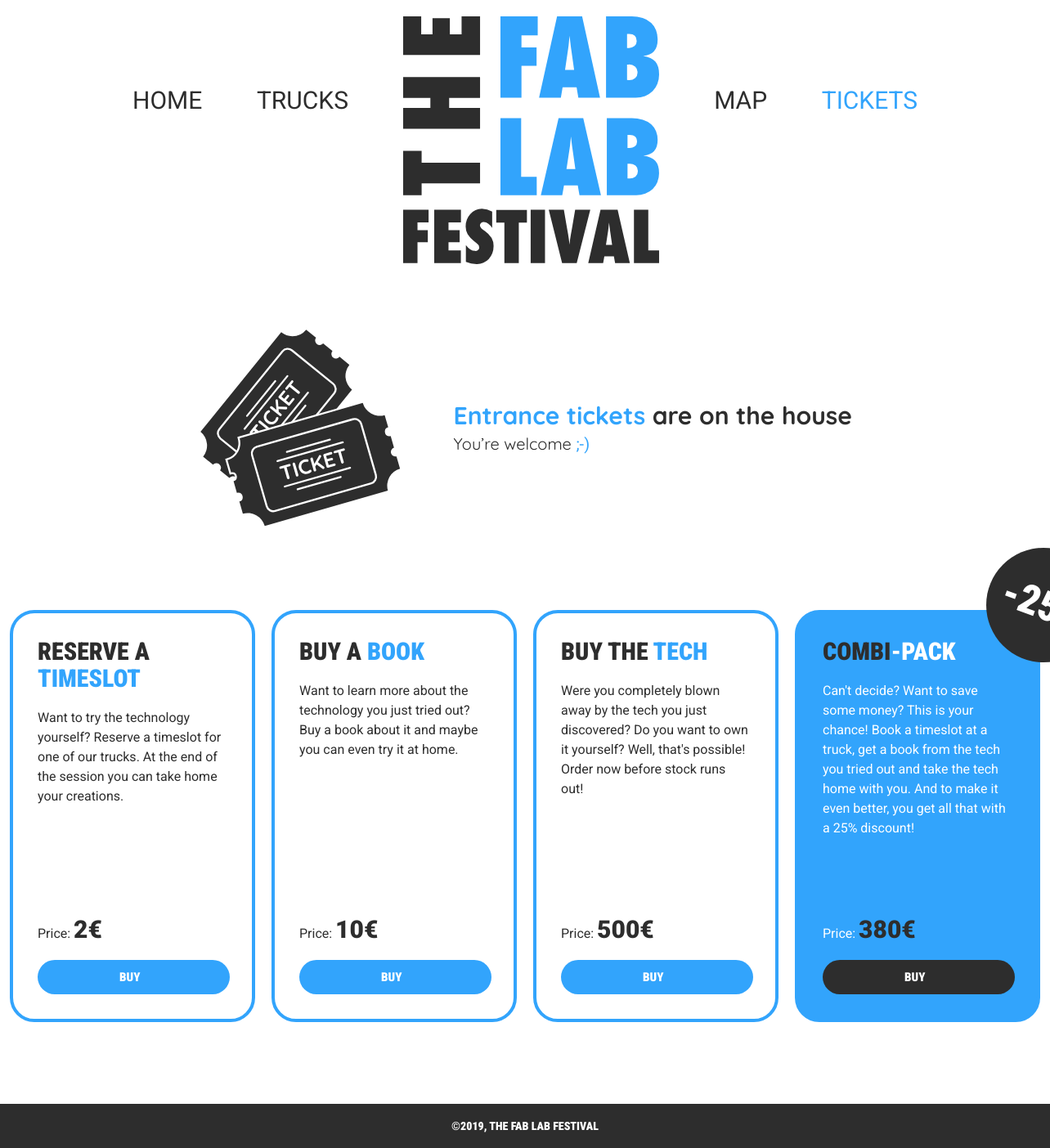
Page /index.php?page=tickets on the committed database.
### tables this page shows
CREATE TABLE `int2herex_kinds` (
  `id` int(11) NOT NULL,
  `kind` varchar(255) NOT NULL,
  `price` int(11) NOT NULL,
  `description` varchar(255) NOT NULL,
  `title` varchar(255) NOT NULL
);

### controller/Controller.php (called while the page is built, shortened)
<?php
class Controller {
  public $route;
  protected $viewVars = array();
  public function filter() {
    call_user_func(array($this, $this->route['action']));
  }
  public function render() {
    $this->createViewVarWithContent();
    $this->renderInLayout();
  }
  public function set($variableName, $value) {
    $this->viewVars[$variableName] = $value;
  }
  private function createViewVarWithContent() {
    require __DIR__ . '/../view/' . strtolower($this->route['controller']) . '/' . $this->route['action'] . '.php';
    $content = ob_get_clean();
  }
  private function renderInLayout() {
    extract($this->viewVars, EXTR_OVERWRITE);
    include __DIR__ . '/../view/layout.php';
  }
}

### index.php (called while the page is built, shortened)
<?php
$routes = array(
  'home' => array(
      'controller' => 'Pages',
      'action' => 'index'
  ),
  'trucks' => array(
      'controller' => 'Pages',
      'action' => 'trucks'
  ),
  'map' => array(
    'controller' => 'Pages',
    'action' => 'map'
  ),
  'tickets' => array(
    'controller' => 'Pages',
    'action' => 'tickets'
  ),
  'cart' => array(
      'controller' => 'Pages',
      'action' => 'cart'
  ),
  'ticket' => array(
    'controller' => 'Pages',
    'action' => 'ticket'
  )
);
$route = $routes[$_GET['page']];
$controllerObj = new $controllerName();
$controllerObj->route = $route;
$controllerObj->filter();
$controllerObj->render();

### controller/PagesController.php (called while the page is built, shortened)
<?php
require_once __DIR__ . '/Controller.php';
require_once __DIR__ . '/../dao/TicketDAO.php';
class PagesController extends Controller {
  function __construct() {
    $this->TicketDAO = new TicketDAO();
}
  public function tickets() {
    $kinds = $this->TicketDAO->selectAllKinds();
  }
}

### dao/TicketDAO.php (called while the page is built, shortened)
<?php
class TicketDAO extends DAO {
  public function selectAllKinds(){
    $sql = "SELECT * FROM `int2herex_kinds`";
    $stmt = $this->pdo->prepare($sql);
    $stmt->execute();
    return $stmt->fetchAll(PDO::FETCH_ASSOC);
  }
}

### view/pages/tickets.php (the view, shortened to what this page needs)
<section class="tickets ticketpage__intro">
    <div class="tickets__wrapper">
        <img src="assets/img/tickets.svg" alt="tickets">
        <div class="tickets__innerwrapper">
            <p class="tickets__innerwrapper--top"><span>Entrance tickets</span> are on the house</p>
            <p class="tickets__innerwrapper--bottom">You’re welcome <span>;-)</span></p>
        </div>
    </div>
</section>
<div class="ticketpage__wrapper">
    <div class="ticketpage__container">
        <div class="ticketpage__innerwrapper">
        <?php $count = 0; foreach($kinds as $kind): $count +=1 ?>
        <section class="ticketpage__part
        <?php
        if ($kind['id'] == '4') {
            echo 'ticketpage__part--discount';
        };?>
        ">
        <?php
        if ($kind['id'] == '4') {
            echo '
            <div class="discountmarker__wrapper">
                <div class="discountmarker">-25&#37;</div>
            </div>
            ';
        };?>
                <div>
                    <h3 class="ticketpage__subtitle"><?php echo $kind['title']?></h3>
                    <p class="ticketpage__desc"><?php echo $kind['description']?></p>
                </div>
                <div class="ticketpage__part--bottom">
                    <div class="ticketpage__price">Price: <span><?php echo $kind['price']?>&euro;</span></div>
                    <a href="index.php?page=ticket&id=<?php echo $count?>"><input type="submit" value="Buy" class="ticketpage__submitbutton"></a>
                </div>
            </section>
            <?php endforeach; ?>
    </div>
</div>

### view/layout.php (shortened to what this page needs)
<!DOCTYPE html>
<html lang="en">
<head>
    <link rel="stylesheet" href="css/reset.css">
    <link rel="stylesheet" href="css/style.css">
</head>
<body>
    <header class="header">
        <div class="menu__wrapper">
            <nav class="menu">
                <ul class="menu__items">
                    <li class="menu__item menu__item--item1"><a class="menu__link <?php if($currentPage=='home'){echo 'menu__link--active';};?>" href="index.php?page=home">Home</a></li>
                    <li class="menu__item menu__item--item2"><a class="menu__link <?php if($currentPage=='trucks'){echo 'menu__link--active';};?>" href="index.php?page=trucks">Trucks</a></li>
                    <li><a class="logo" href="index.php?page=home"><img class="navlogo" src="assets/img/logo_big.svg" alt="logo"></a></li>
                    <li class="menu__item menu__item--item3"><a class="menu__link <?php if($currentPage=='map'){echo 'menu__link--active';};?>" href="index.php?page=map">Map</a></li>
                    <li class="menu__item menu__item--item4"><a class="menu__link
                    <?php
                    if($currentPage=='tickets'){
                        echo 'menu__link--active';
                    } else if ($currentPage=='cart'){
                        echo 'menu__link--active';
                    };
                    ?>
                    " href="index.php?page=tickets">Tickets</a></li>
                </ul>
            </nav>
        </div>
    </header>
   <div class="navbar__spacemaker"></div>
<main>
    <?php echo $content; ?>
</main>
    <footer class="footer">&copy;2019, The Fab Lab Festival</footer>
</body>
</html>

### css/style.css (style rules this page uses)
*, *::before, *::after { box-sizing: border-box; }
html { font-size: 62.5%; box-sizing: inherit; }
.navbar__spacemaker { height: 40rem; }
.header { z-index: 20; position: fixed; background-color: rgba(255, 255, 255, 0.95); width: 100vw; }
.menu__wrapper { display: flex; justify-content: center; }
.menu { width: 96rem; padding-top: 2rem; }
.menu__items { display: flex; flex-flow: row nowrap; justify-content: space-between; align-items: center; }
.menu__link { font-family: "Roboto", sans-serif; font-weight: 400; font-size: 3rem; text-decoration: none; color: #2d2d2d; text-transform: uppercase; transition: color ease 0.2s; }
.menu__link--active { color: #32A4FC; transition: color ease 0.2s; }
.menu__item { margin-top: -10rem; }
.footer { background-color: #2d2d2d; font-family: "Roboto Condensed", sans-serif; text-transform: uppercase; font-size: 1.4rem; color: white; padding: 2rem 0 2rem 0; text-align: center; margin-top: 10rem; font-weight: 900; }
.tickets img { width: 25rem; }
.tickets { display: flex; align-items: center; flex-flow: column; margin-top: 5rem; }
.tickets__wrapper { width: 86rem; display: flex; justify-content: space-between; align-items: center; }
.tickets__wrapper img { margin-left: 3rem; }
.tickets__innerwrapper { font-family: "Quicksand", sans-serif; margin-right: 3rem; color: #2d2d2d; }
.tickets__innerwrapper p span { color: #32A4FC; }
.tickets__innerwrapper--top { font-weight: 900; font-size: 3rem; }
.tickets__innerwrapper--bottom { font-size: 2rem; margin-top: 1rem; }
.tickets__innerwrapper--bottom span { font-family: "Roboto", sans-serif; }
.ticketpage__intro { margin-top: 0; margin-bottom: 10rem; }
.ticketpage__wrapper { display: flex; justify-content: center; }
.ticketpage__container { width: 126rem; font-family: "Roboto", sans-serif; font-weight: 400; font-size: 1.6rem; line-height: 2.4rem; color: #2d2d2d; }
.ticketpage__submitbutton { font-family: "Roboto Condensed", sans-serif; font-weight: 900; text-transform: uppercase; color: white; background-color: #32A4FC; padding: 1.2rem 11rem 1.2rem 10rem; border-radius: 3rem; text-decoration: none; font-size: 1.5rem; margin-top: 2rem; border: none; }
.ticketpage__submitbutton { cursor: pointer; }
.ticketpage__part { display: flex; flex-flow: column nowrap; justify-content: space-between; padding: 3rem; border: solid 0.4rem #32A4FC; border-radius: 3rem; width: 30rem; }
.ticketpage__innerwrapper { display: flex; justify-content: space-between; }
.ticketpage__subtitle { font-family: "Roboto Condensed"; font-weight: 900; font-size: 3rem; line-height: 1.1; color: #2d2d2d; text-transform: uppercase; }
.ticketpage__subtitle span { color: #32A4FC; }
.ticketpage__desc { margin: 2rem 0 2rem 0; }
.ticketpage__part--bottom { margin-top: 8rem; }
.ticketpage__price span { font-weight: 900; font-size: 3rem; }
.ticketpage__part--discount { background-color: #32A4FC; color: #ffffff; }
.ticketpage__part--discount .ticketpage__subtitle { color: #ffffff; }
.ticketpage__part--discount .ticketpage__subtitle span { color: #2d2d2d; }
.ticketpage__part--discount .ticketpage__price span { color: #2d2d2d; }
.ticketpage__part--discount .ticketpage__submitbutton { background-color: #2d2d2d; }
.discountmarker { font-family: "Roboto Condensed",sans-serif; font-weight: 900; font-size: 5rem; transform: rotate(20deg); }
.discountmarker__wrapper { position: absolute; width: 14rem; height: 14rem; border-radius: 50%; background-color: #2d2d2d; margin-left: 20rem; margin-top: -11rem; display: flex; justify-content: center; align-items: center; }

### rows in the picture
int2herex_kinds: title "RESERVE A TIMESLOT", description "Want to try the technology yourself? Reserve a timeslot for one of our trucks. At the end of the session you can take home your creations.", price "2"
int2herex_kinds: title "BUY A BOOK", description "Want to learn more about the technology you just tried out? Buy a book about it and maybe you can even try it at home.", price "10"
int2herex_kinds: title "BUY THE TECH", description "Were you completely blown away by the tech you just discovered? Do you want to own it yourself? Well, that's possible! Order now before stock runs out!", price "500"
int2herex_kinds: shows "-25%", title "COMBI -PACK", description "Can't decide? Want to save some money? This is your chance! Book a timeslot at a truck, get a book from the tech you tried out and take the tech home with you. And to make it even better, you get all that with a 25% discount !", price "380"
